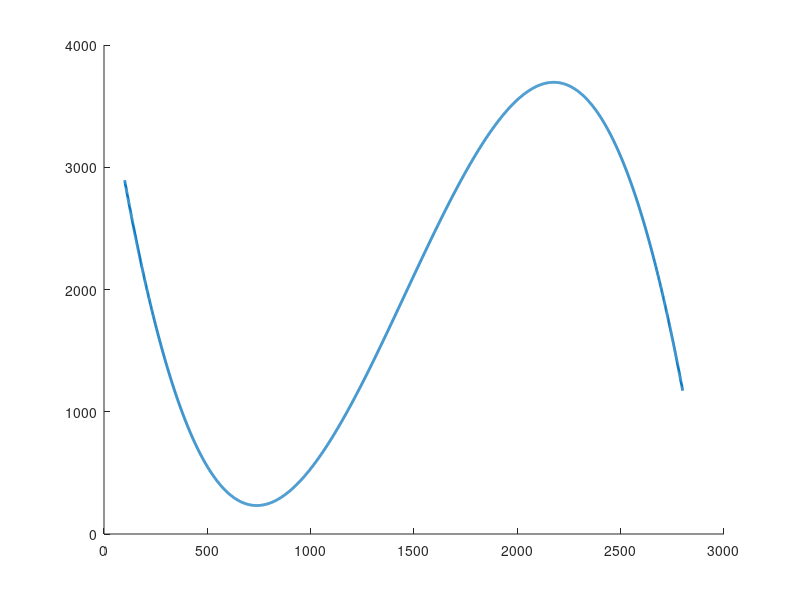

MATLAB code to generate this figure: (Note: this script raises an error after producing the figure.)
x = [100, 226, 1000, 1348, 2019, 2700, 2800];
y = [2900, 1901, 208, 2000, 3406, 1987, 1200];

p   = polyfit(x, y, 3);
dp  = polyder(p);
d2p = polyder(dp);

xp = linspace(x(1), x(end), (x(end) - x(1)) + 1);
yp = polyval(p, xp);
hold on;
plot(xp, yp, 'LineWidth', 2); 

arc_len_func = @(x) sqrt(1 + polyval(dp, x).^2);
arc_len = IntSimpson(arc_len_func, 100, 2800, 5000);

fprintf("%.10f x^3 + %.10f x^2 + %.5f x + %.4f\n", p(1), p(2), p(3), p(4));
fprintf("y(100)  = %.2f\n", polyval(p, 100));
fprintf("y(2800) = %.2f\n", polyval(p, 2800));
fprintf("L(100, 2800) = %.2f\n", arc_len);

x_rc = linspace(0, 2800, 28001);
rc = @(x) ((1 + polyval(dp, x)^2)^(3/2)) / abs(polyval(d2p, x));
y_rc = arrayfun(rc, x_rc);

minrc_x1 = 0;
minrc_y1 = 0;

minrc_x2 = 0;
minrc_y2 = 0;

midpoint = round(length(y_rc)/2);
format long;

dn_idx_first = find(y_rc(1:midpoint) < 100);
dn_idx_second = find(y_rc(midpoint:end) < 100) + midpoint;
plot(x_rc(dn_idx_first), polyval(p, x_rc(dn_idx_first)), 'r', 'LineWidth', 2);
plot(x_rc(dn_idx_second), polyval(p, x_rc(dn_idx_second)), 'r', 'LineWidth', 2);

minrc_x1 = x_rc(dn_idx_first(1));
minrc_y1 = y_rc(dn_idx_first(1));

minrc_x2 = x_rc(dn_idx_second(1));
minrc_y2 = y_rc(dn_idx_second(1));

L = 80;
W = 10;
ang1 = polyval(dp, minrc_x1);
ang2 = polyval(dp, minrc_x2);

x1 = minrc_x1;
y1 = polyval(p, x1) - 20;
rect_pend(x1, y1, L, W, ang1);

x1_2 = minrc_x2;
y1_2 = polyval(p, minrc_x2) + 20;
rect_pend(x1_2, y1_2, L, W, ang2);

line_with_angle(x1, y1+20, L, ang1);
line_with_angle(x1_2, y1_2-2, L, ang2);

fprintf("Min rc en (%.2f, %.2f)\n", minrc_x1, minrc_y1);
fprintf("Min rc en (%.2f, %.2f)\n", minrc_x2, minrc_y2);

polymins_x = roots(dp);
polymins_y = polyval(p, polymins_x);

scatter(polymins_x, polymins_y, 'LineWidth', 2);

function line_with_angle(x, y, L, m)
    ang = atan(m);
    dx = x + (L * cos(ang));    
    dy = y + (L * sin(ang));
    plot([x, dx], [y, dy], 'g', 'LineWidth', 2);
end

function i = IntSimpson(func, start, final, n)
    x = linspace(start, final, n+1);
    y = arrayfun(func, x);
    acc = (y(1) + (4 * sum(y(2:2:end-1))) + (2 *sum(y(3:2:end-1))) + y(end));
    i = (((final-start)/n)/3) * acc;
end

function rect_pend(x, y, w, h, m)
    ang  = atan(m);
    ang_ = atan(-1/m);
    dx = w*cos(ang);
    dy = w*sin(ang);
    hy = h*sin(ang_);
    hx = h*cos(ang_);
    x = [x, x + dx, x + dx - hx, x - hx, x];
    y = [y, y + dy, y + dy - hy, y - hy, y];
    plot(x,y);
end





